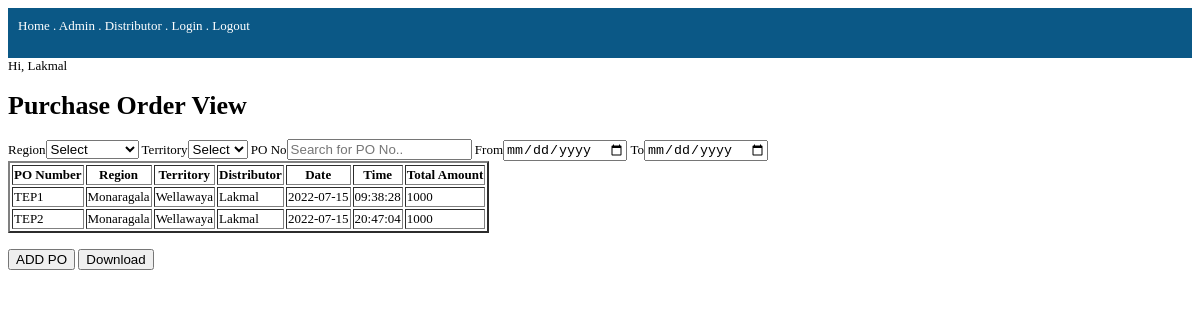
/po_view.php (signed in), run on the app's committed database.
### tables this page shows
CREATE TABLE `addpurchaseorder` (
  `zone_code` int(11) NOT NULL,
  `region_code` int(11) NOT NULL,
  `territory_code` int(11) NOT NULL,
  `distributor` int(11) NOT NULL,
  `created_at` date DEFAULT current_timestamp(),
  `po_no` varchar(255) NOT NULL,
  `remark` varchar(255) NOT NULL,
  `time` time NOT NULL DEFAULT current_timestamp(),
  `total_price` int(255) NOT NULL
);

CREATE TABLE `region` (
  `region_code` int(11) NOT NULL,
  `region_name` varchar(255) NOT NULL,
  `zone_code` int(11) NOT NULL,
  `rcode` varchar(255) NOT NULL
);

CREATE TABLE `territory` (
  `territory_code` int(11) NOT NULL,
  `territory_name` varchar(255) NOT NULL,
  `zone_code` int(11) NOT NULL,
  `region_code` int(11) NOT NULL,
  `code` varchar(255) NOT NULL
);

CREATE TABLE `user` (
  `id` int(11) NOT NULL,
  `name` varchar(255) NOT NULL,
  `nic` varchar(255) NOT NULL,
  `address` varchar(255) NOT NULL,
  `mobile` int(255) NOT NULL,
  `email` varchar(255) NOT NULL,
  `gender` varchar(255) NOT NULL,
  `territory` int(11) NOT NULL,
  `username` varchar(255) NOT NULL,
  `password` varchar(255) NOT NULL,
  `rank` varchar(255) NOT NULL
);

### po_view.php (the view, shortened to what this page needs)
<?php
$connection=mysqli_connect("localhost","root","","testlinux");
include 'header.php';
?>
<?php
$query2 = "SELECT region_code,region_name FROM region";
$result_set2 = mysqli_query($connection,$query2);
$region_list = '';
while ($result2 = mysqli_fetch_assoc($result_set2)) {
    $region_list .="<option value=\"{$result2['region_code']}\">{$result2['region_name']}</option>";
}
?>
    <h1>Purchase Order View</h1>
    <form action="<?php echo ($_SERVER["PHP_SELF"]); ?>" method="POST">
    <label>Region</label><select name="region_name" id="region"><option value="">Select</option><?php echo $region_list; ?></select>
    <label>Territory</label><select name="territory_name" id="territory"><option value="">Select</option></select>
    <label>PO No</label><input type="text" name="po_no" id="myInput" onkeyup="myFunction()" placeholder="Search for PO No.." title="Type in a name">
    <label>From</label><input type="date" name="from_date" id="fnum">
    <label>To</label><input type="date" name="to_date" id="snum">
    <table border="2" id="table">
                        <thead>
                            <tr>
                                <th>PO Number</th>
                                <th>Region</th>
                                <th>Territory</th>
                                <th>Distributor</th>
                                <th>Date</th>
                                <th>Time</th>
                                <th>Total Amount</th>
                            </tr>
                        </thead>
                        <tbody>
                            <?php
                            $query = "SELECT zone.zone_long_description,region.region_name,territory.territory_name,user.name,addpurchaseorder.po_no,addpurchaseorder.created_at,addpurchaseorder.time,addpurchaseorder.total_price
                            FROM addpurchaseorder
                            INNER JOIN zone ON addpurchaseorder.zone_code=zone.zone_code
                            INNER JOIN region ON addpurchaseorder.region_code=region.region_code
                            INNER JOIN territory ON addpurchaseorder.territory_code=territory.territory_code
                            INNER JOIN user ON addpurchaseorder.distributor=user.id;";
                            $query_run = mysqli_query($connection, $query);
                            if (mysqli_num_rows($query_run) > 0) {
                                foreach ($query_run as $product) {
                            ?>
                                    <tr>
                                        <td><?php echo $product['po_no'] ?></td>
                                        <td><?php echo $product['region_name'] ?></td>
                                        <td><?php echo $product['territory_name'] ?></td>
                                        <td><?php echo $product['name'] ?></td>
                                        <td><?php echo $product['created_at'] ?></td>
                                        <td><?php echo $product['time'] ?></td>
                                        <td><?php echo $product['total_price'] ?></td>
                                    </tr>
                            <?php
                                }
                            } else {
                                echo "<h5> No Record Found </h5>";
                            }
                            ?>
                        </tbody>
                    </table><br/>
                    <input type="submit" name="addpurchas" value="ADD PO">
                    <button type="submit" name="submit" id="export_button" class="btn btn-primary float-right">Download</button>
    </form>
<?php include 'footer.php' ?>

### header.php (style rules this page uses)
body { font-family: verdana; font-size: 13px; }

### data on the page
addpurchaseorder: po_no "TEP1", region_code.region_name "Monaragala", territory_code.territory_name "Wellawaya", distributor.name "Lakmal", created_at "2022-07-15", time "09:38:28", total_price "1000"
addpurchaseorder: po_no "TEP2", region_code.region_name "Monaragala", territory_code.territory_name "Wellawaya", distributor.name "Lakmal", created_at "2022-07-15", time "20:47:04", total_price "1000"

### other printed values
$_SESSION['myname'] "Lakmal"
